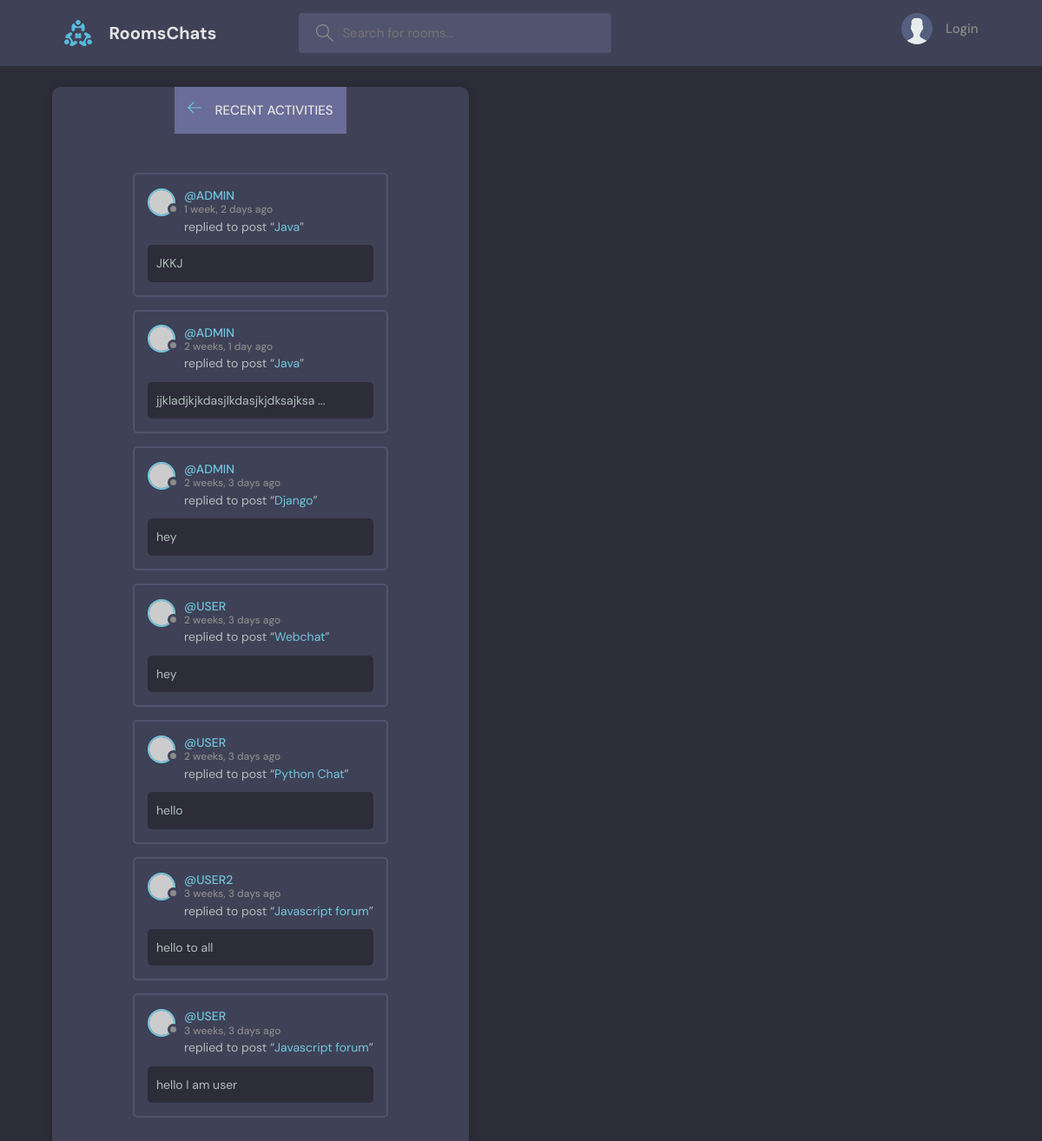
The page /activities/ on the database its author committed.
### base/models.py (models this page shows)
class Message(models.Model):
    user = models.ForeignKey(User, on_delete=models.CASCADE)  # if user deleted it deletes all child
    room = models.ForeignKey(Room, on_delete=models.CASCADE)  # if chat deleted, message deleted
    body = models.TextField()
    updated = models.DateTimeField(auto_now=True)
    created = models.DateTimeField(auto_now_add=True)
    class Meta:
        ordering = ['-updated', '-created']
    def __str__(self):
        if len(self.body) >= 30:
            return self.body[0:30] + ' ...'
        else:
            return self.body

class Room(models.Model):
    name = models.CharField(max_length=100)
    desc = models.TextField(null=True, blank=True)
    host = models.ForeignKey(User, on_delete=models.SET_NULL, null=True)
    participants = models.ManyToManyField(User, related_name='participants', blank=True)
    topic = models.ForeignKey(Topic, on_delete=models.SET_NULL, null=True)
    updated = models.DateTimeField(auto_now=True)
    created = models.DateTimeField(auto_now_add=True)
    class Meta:
        ordering = ['-updated', '-created']
    def __str__(self):
        return self.name

### base/views.py (the view)
# urls.py: path('activities/', views.activities, name='activities')
def activities(request):
    messages1 = Message.objects.all()
    context = {'messages1': messages1}
    return render(request, 'base/activities.html', context)

### base/templates/base/activities.html (shortened to what this page needs)
{% extends 'main.html' %}
{% block content %}
<main class="layout">
    <div class="container">
        <div class="layout__box">
            <div class="layout__boxHeader">
                <div class="layout__boxTitle">
                    <a href="{% url 'home' %}">
                        <svg version="1.1" xmlns="http://www.w3.org/2000/svg" width="32" height="32"
                             viewBox="0 0 32 32">
                            <title>arrow-left</title>
                            <path
                                    d="M13.723 2.286l-13.723 13.714 13.719 13.714 1.616-1.611-10.96-10.96h27.625v-2.286h-27.625l10.965-10.965-1.616-1.607z"
                            ></path>
                        </svg>
                    </a>
                    <h3>Recent Activities</h3>
                </div>
            </div>
            <div class="activities-page layout__body">
                {% for message in messages1 %}
                <div class="activities__box">
                    <div class="activities__boxHeader roomListRoom__header">
                        <a href="{% url 'profile' message.user.id  %}" class="roomListRoom__author">
                            <div class="avatar avatar--small">
                                <img src="https://randomuser.me/api/portraits/women/11.jpg"/>
                            </div>
                            <p>
                                @{{message.user}}
                                <span>{{message.created|timesince}} ago</span>
                            </p>
                        </a>
                    </div>
                    <div class="activities__boxContent">
                        <p>replied to post “<a href="{% url 'room' message.room.id %}
">{{message.room}}</a>”</p>
                        <div class="activities__boxRoomContent">
                            {{message}}
                        </div>
                    </div>
                </div>
                {% endfor %}
            </div>
        </div>
    </div>
</main>
{% endblock content %}

### static/styles/style.css (style rules this page uses)
:root { --color-main: #71c6dd; --color-main-light: #e1f6fb; --color-dark: #3f4156; --color-dark-medium: #51546e; --color-dark-light: #696d97; --color-light: #e5e5e5; --color-gray: #8b8b8b; --color-light-gray: #b2bdbd; --color-bg: #2d2d39; --color-success: #5dd693; --color-error: #fc4b0b; }
* { font-family: "DM Sans", -apple-system, BlinkMacSystemFont, "Segoe UI", Roboto, Oxygen, Ubuntu, Cantarell, "Open Sans", "Helvetica Neue", sans-serif; margin: 0; padding: 0; box-sizing: border-box; text-rendering: optimizeLegibility; font-size: inherit; }
html { font-size: 56.25%; }
@media only screen and (min-width: 1200px) { html { font-size: 62.5%; } }
body { line-height: 1.6; font-weight: 400; font-size: 1.5rem; color: var(--color-light-gray); background-color: var(--color-bg); min-height: 100vh; }
img { width: 100%; }
a { display: inline-block; color: var(--color-main); text-decoration: none; }
.container { max-width: 120rem; width: 90%; margin: auto; }
.avatar { position: relative; display: inline-block; border-radius: 50%; border: 2px solid var(--color-main); }
.avatar img { display: block; border-radius: 50%; object-fit: cover; object-position: center; }
.avatar::after { content: ""; display: block; position: absolute; background-color: var(--color-gray); z-index: 111; border-radius: 50%; border: 0.3rem solid var(--color-dark); }
.avatar.avatar--small img { width: 2.8rem; height: 2.8rem; }
.avatar.avatar--small:after { width: 0.7rem; height: 0.7rem; bottom: 0px; right: -6px; }
.layout { margin-top: 2.4rem; }
.layout > .container { display: flex; justify-content: space-between; align-items: flex-start; }
.layout__box { width: 90%; max-width: 48rem; min-height: 40rem; display:flex; flex-direction:column; justify-content:center; align-items:center; background-color: var(--color-dark); border-radius: 1rem; box-shadow: 1px 1px 6px 3px rgba(0, 0, 0, 0.1); overflow: hidden; }
.layout__boxHeader { display: flex; padding: 1.5rem; background-color: var(--color-dark-light); }
.layout__boxTitle { display: flex; gap: 1.5rem; align-items: center; }
.layout__boxTitle h3 { text-transform: uppercase; font-weight: 500; color: var(--color-light); }
.layout__boxTitle svg { width: 1.6rem; height: 1.6rem; fill: var(--color-main); }
.layout__body { margin: 3rem; }
.roomListRoom__header { display: flex; justify-content: space-between; align-items: center; }
.roomListRoom__author { font-weight: 500; display: flex; align-items: center; gap: 1rem; }
.activities__box { margin: 1.5rem; padding: 1.5rem; border: 2px solid var(--color-dark-medium); border-radius: 5px; }
.activities__boxHeader p { font-size: 1.4rem; line-height: 1.3; }
.activities__boxHeader p span { color: var(--color-gray); font-size: 1.2rem; display: block; }
.activities__boxContent { margin-left: 4.2rem; }
.activities__boxContent { font-size: 1.4rem; }
.activities__boxRoomContent { background: var(--color-bg); padding: 1rem; border-radius: 5px; margin-top: 1rem; margin-left: -4.2rem; }

### rows shown on the page
Message: user "ADMIN", created "1 week, 2 days", room "Java", body "JKKJ"
Message: user "ADMIN", created "2 weeks, 1 day", room "Java", body "jjkladjkjkdasjlkdasjkjdksajksa ..."
Message: user "ADMIN", created "2 weeks, 3 days", room "Django", body "hey"
Message: user "USER", created "2 weeks, 3 days", room "Webchat", body "hey"
Message: user "USER", created "2 weeks, 3 days", room "Python Chat", body "hello"
Message: user "USER2", created "3 weeks, 3 days", room "Javascript forum", body "hello to all"
Message: user "USER", created "3 weeks, 3 days", room "Javascript forum", body "hello I am user"
